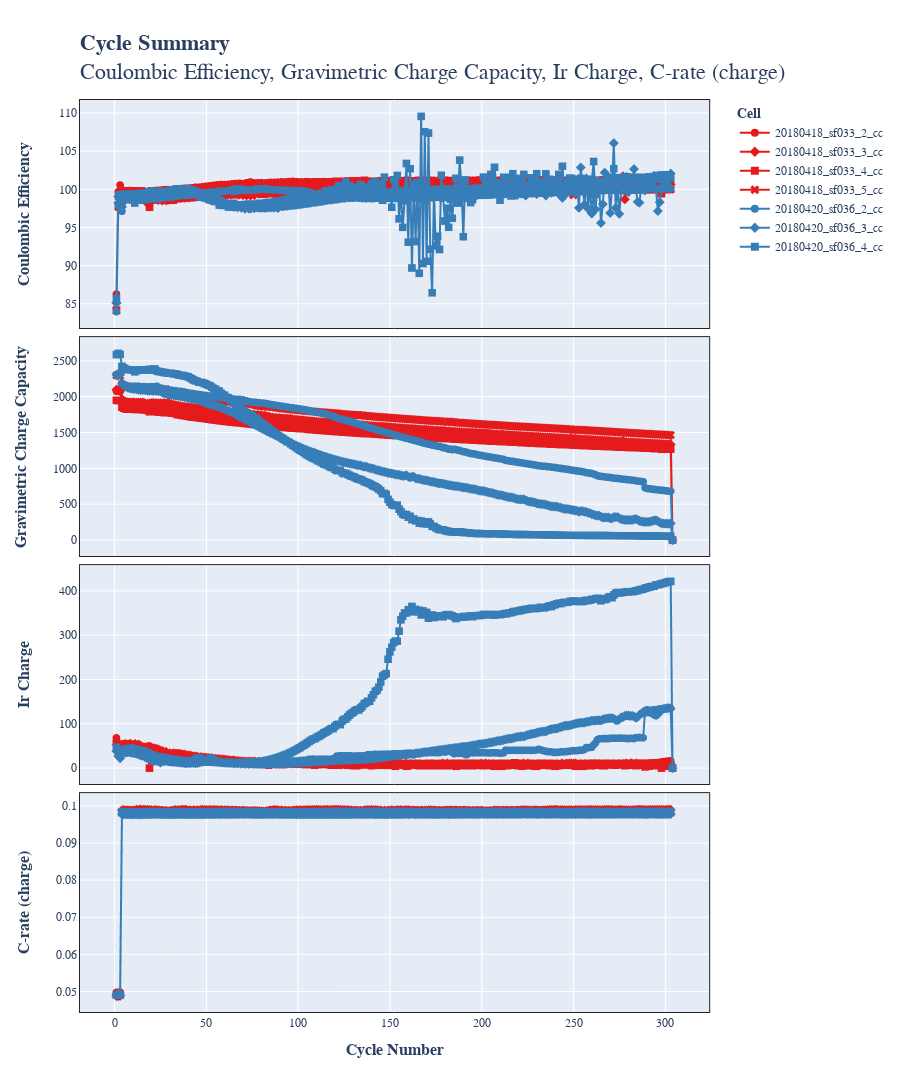

Source (notebook cell):
### Markdown cell above
To get a visual overview over all cells in your cellpy batch object, we can use the convenient `b.plot()` function. This plots the charge capacity, coulombic efficiency and resistance vs. cycle number. Setting `rate=True` adds a plot of C-rates.

### Code cell
b.plot(rate=True)

### Figure 1 — Plotly figure (JSON) as saved in the notebook; plotly's stock layout.template omitted (floating-point values rounded to 4 significant figures; data arrays with more than 128 entries replaced by an {"elided": "..."} marker saying what was removed)
{"data": [{"hovertemplate": "20180418_sf033_2_cc<br>Group=1<br>Sub-group=1<br>Variable=coulombic_efficiency<br>Cycle number=%{x}<br>Value=%{y}<extra></extra>", "legendgroup": "1", "line": {"color": "rgb(228,26,28)", "dash": "solid"}, "marker": {"size": 8, "symbol": "circle"}, "mode": "lines+markers", "name": "20180418_sf033_2_cc", "showlegend": true, "type": "scattergl", "x": {"elided": "304 int values"}, "xaxis": "x4", "y": {"elided": "304 float values"}, "yaxis": "y4"}, {"hovertemplate": "20180418_sf033_2_cc<br>Group=1<br>Sub-group=1<br>Variable=charge_capacity_gravimetric<br>Cycle number=%{x}<br>Value=%{y}<extra></extra>", "legendgroup": "1", "line": {"color": "rgb(228,26,28)", "dash": "solid"}, "marker": {"size": 8, "symbol": "circle"}, "mode": "lines+markers", "name": "20180418_sf033_2_cc", "showlegend": false, "type": "scattergl", "x": {"elided": "304 int values"}, "xaxis": "x3", "y": {"elided": "304 float values"}, "yaxis": "y3"}, {"hovertemplate": "20180418_sf033_2_cc<br>Group=1<br>Sub-group=1<br>Variable=ir_charge<br>Cycle number=%{x}<br>Value=%{y}<extra></extra>", "legendgroup": "1", "line": {"color": "rgb(228,26,28)", "dash": "solid"}, "marker": {"size": 8, "symbol": "circle"}, "mode": "lines+markers", "name": "20180418_sf033_2_cc", "showlegend": false, "type": "scattergl", "x": {"elided": "304 int values"}, "xaxis": "x2", "y": {"elided": "304 float values"}, "yaxis": "y2"}, {"hovertemplate": "20180418_sf033_2_cc<br>Group=1<br>Sub-group=1<br>Variable=charge_c_rate<br>Cycle number=%{x}<br>Value=%{y}<extra></extra>", "legendgroup": "1", "line": {"color": "rgb(228,26,28)", "dash": "solid"}, "marker": {"size": 8, "symbol": "circle"}, "mode": "lines+markers", "name": "20180418_sf033_2_cc", "showlegend": false, "type": "scattergl", "x": {"elided": "304 int values"}, "xaxis": "x", "y": {"elided": "304 float values"}, "yaxis": "y"}, {"hovertemplate": "20180418_sf033_3_cc<br>Group=1<br>Sub-group=2<br>Variable=coulombic_efficiency<br>Cycle number=%{x}<br>Value=%{y}<extra></extra>", "legendgroup": "1", "line": {"color": "rgb(228,26,28)", "dash": "solid"}, "marker": {"size": 8, "symbol": "diamond"}, "mode": "lines+markers", "name": "20180418_sf033_3_cc", "showlegend": true, "type": "scattergl", "x": {"elided": "304 int values"}, "xaxis": "x4", "y": {"elided": "304 float values"}, "yaxis": "y4"}, {"hovertemplate": "20180418_sf033_3_cc<br>Group=1<br>Sub-group=2<br>Variable=charge_capacity_gravimetric<br>Cycle number=%{x}<br>Value=%{y}<extra></extra>", "legendgroup": "1", "line": {"color": "rgb(228,26,28)", "dash": "solid"}, "marker": {"size": 8, "symbol": "diamond"}, "mode": "lines+markers", "name": "20180418_sf033_3_cc", "showlegend": false, "type": "scattergl", "x": {"elided": "304 int values"}, "xaxis": "x3", "y": {"elided": "304 float values"}, "yaxis": "y3"}, {"hovertemplate": "20180418_sf033_3_cc<br>Group=1<br>Sub-group=2<br>Variable=ir_charge<br>Cycle number=%{x}<br>Value=%{y}<extra></extra>", "legendgroup": "1", "line": {"color": "rgb(228,26,28)", "dash": "solid"}, "marker": {"size": 8, "symbol": "diamond"}, "mode": "lines+markers", "name": "20180418_sf033_3_cc", "showlegend": false, "type": "scattergl", "x": {"elided": "304 int values"}, "xaxis": "x2", "y": {"elided": "304 float values"}, "yaxis": "y2"}, {"hovertemplate": "20180418_sf033_3_cc<br>Group=1<br>Sub-group=2<br>Variable=charge_c_rate<br>Cycle number=%{x}<br>Value=%{y}<extra></extra>", "legendgroup": "1", "line": {"color": "rgb(228,26,28)", "dash": "solid"}, "marker": {"size": 8, "symbol": "diamond"}, "mode": "lines+markers", "name": "20180418_sf033_3_cc", "showlegend": false, "type": "scattergl", "x": {"elided": "304 int values"}, "xaxis": "x", "y": {"elided": "304 float values"}, "yaxis": "y"}, {"hovertemplate": "20180418_sf033_4_cc<br>Group=1<br>Sub-group=3<br>Variable=coulombic_efficiency<br>Cycle number=%{x}<br>Value=%{y}<extra></extra>", "legendgroup": "1", "line": {"color": "rgb(228,26,28)", "dash": "solid"}, "marker": {"size": 8, "symbol": "square"}, "mode": "lines+markers", "name": "20180418_sf033_4_cc", "showlegend": true, "type": "scattergl", "x": {"elided": "304 int values"}, "xaxis": "x4", "y": {"elided": "304 float values"}, "yaxis": "y4"}, {"hovertemplate": "20180418_sf033_4_cc<br>Group=1<br>Sub-group=3<br>Variable=charge_capacity_gravimetric<br>Cycle number=%{x}<br>Value=%{y}<extra></extra>", "legendgroup": "1", "line": {"color": "rgb(228,26,28)", "dash": "solid"}, "marker": {"size": 8, "symbol": "square"}, "mode": "lines+markers", "name": "20180418_sf033_4_cc", "showlegend": false, "type": "scattergl", "x": {"elided": "304 int values"}, "xaxis": "x3", "y": {"elided": "304 float values"}, "yaxis": "y3"}, {"hovertemplate": "20180418_sf033_4_cc<br>Group=1<br>Sub-group=3<br>Variable=ir_charge<br>Cycle number=%{x}<br>Value=%{y}<extra></extra>", "legendgroup": "1", "line": {"color": "rgb(228,26,28)", "dash": "solid"}, "marker": {"size": 8, "symbol": "square"}, "mode": "lines+markers", "name": "20180418_sf033_4_cc", "showlegend": false, "type": "scattergl", "x": {"elided": "304 int values"}, "xaxis": "x2", "y": {"elided": "304 float values"}, "yaxis": "y2"}, {"hovertemplate": "20180418_sf033_4_cc<br>Group=1<br>Sub-group=3<br>Variable=charge_c_rate<br>Cycle number=%{x}<br>Value=%{y}<extra></extra>", "legendgroup": "1", "line": {"color": "rgb(228,26,28)", "dash": "solid"}, "marker": {"size": 8, "symbol": "square"}, "mode": "lines+markers", "name": "20180418_sf033_4_cc", "showlegend": false, "type": "scattergl", "x": {"elided": "304 int values"}, "xaxis": "x", "y": {"elided": "304 float values"}, "yaxis": "y"}, {"hovertemplate": "20180418_sf033_5_cc<br>Group=1<br>Sub-group=4<br>Variable=coulombic_efficiency<br>Cycle number=%{x}<br>Value=%{y}<extra></extra>", "legendgroup": "1", "line": {"color": "rgb(228,26,28)", "dash": "solid"}, "marker": {"size": 8, "symbol": "x"}, "mode": "lines+markers", "name": "20180418_sf033_5_cc", "showlegend": true, "type": "scattergl", "x": {"elided": "304 int values"}, "xaxis": "x4", "y": {"elided": "304 float values"}, "yaxis": "y4"}, {"hovertemplate": "20180418_sf033_5_cc<br>Group=1<br>Sub-group=4<br>Variable=charge_capacity_gravimetric<br>Cycle number=%{x}<br>Value=%{y}<extra></extra>", "legendgroup": "1", "line": {"color": "rgb(228,26,28)", "dash": "solid"}, "marker": {"size": 8, "symbol": "x"}, "mode": "lines+markers", "name": "20180418_sf033_5_cc", "showlegend": false, "type": "scattergl", "x": {"elided": "304 int values"}, "xaxis": "x3", "y": {"elided": "304 float values"}, "yaxis": "y3"}, {"hovertemplate": "20180418_sf033_5_cc<br>Group=1<br>Sub-group=4<br>Variable=ir_charge<br>Cycle number=%{x}<br>Value=%{y}<extra></extra>", "legendgroup": "1", "line": {"color": "rgb(228,26,28)", "dash": "solid"}, "marker": {"size": 8, "symbol": "x"}, "mode": "lines+markers", "name": "20180418_sf033_5_cc", "showlegend": false, "type": "scattergl", "x": {"elided": "304 int values"}, "xaxis": "x2", "y": {"elided": "304 float values"}, "yaxis": "y2"}, {"hovertemplate": "20180418_sf033_5_cc<br>Group=1<br>Sub-group=4<br>Variable=charge_c_rate<br>Cycle number=%{x}<br>Value=%{y}<extra></extra>", "legendgroup": "1", "line": {"color": "rgb(228,26,28)", "dash": "solid"}, "marker": {"size": 8, "symbol": "x"}, "mode": "lines+markers", "name": "20180418_sf033_5_cc", "showlegend": false, "type": "scattergl", "x": {"elided": "304 int values"}, "xaxis": "x", "y": {"elided": "304 float values"}, "yaxis": "y"}, {"hovertemplate": "20180420_sf036_2_cc<br>Group=2<br>Sub-group=1<br>Variable=coulombic_efficiency<br>Cycle number=%{x}<br>Value=%{y}<extra></extra>", "legendgroup": "2", "line": {"color": "rgb(55,126,184)", "dash": "solid"}, "marker": {"size": 8, "symbol": "circle"}, "mode": "lines+markers", "name": "20180420_sf036_2_cc", "showlegend": true, "type": "scattergl", "x": {"elided": "304 int values"}, "xaxis": "x4", "y": {"elided": "304 float values"}, "yaxis": "y4"}, {"hovertemplate": "20180420_sf036_2_cc<br>Group=2<br>Sub-group=1<br>Variable=charge_capacity_gravimetric<br>Cycle number=%{x}<br>Value=%{y}<extra></extra>", "legendgroup": "2", "line": {"color": "rgb(55,126,184)", "dash": "solid"}, "marker": {"size": 8, "symbol": "circle"}, "mode": "lines+markers", "name": "20180420_sf036_2_cc", "showlegend": false, "type": "scattergl", "x": {"elided": "304 int values"}, "xaxis": "x3", "y": {"elided": "304 float values"}, "yaxis": "y3"}, {"hovertemplate": "20180420_sf036_2_cc<br>Group=2<br>Sub-group=1<br>Variable=ir_charge<br>Cycle number=%{x}<br>Value=%{y}<extra></extra>", "legendgroup": "2", "line": {"color": "rgb(55,126,184)", "dash": "solid"}, "marker": {"size": 8, "symbol": "circle"}, "mode": "lines+markers", "name": "20180420_sf036_2_cc", "showlegend": false, "type": "scattergl", "x": {"elided": "304 int values"}, "xaxis": "x2", "y": {"elided": "304 float values"}, "yaxis": "y2"}, {"hovertemplate": "20180420_sf036_2_cc<br>Group=2<br>Sub-group=1<br>Variable=charge_c_rate<br>Cycle number=%{x}<br>Value=%{y}<extra></extra>", "legendgroup": "2", "line": {"color": "rgb(55,126,184)", "dash": "solid"}, "marker": {"size": 8, "symbol": "circle"}, "mode": "lines+markers", "name": "20180420_sf036_2_cc", "showlegend": false, "type": "scattergl", "x": {"elided": "304 int values"}, "xaxis": "x", "y": {"elided": "304 float values"}, "yaxis": "y"}, {"hovertemplate": "20180420_sf036_3_cc<br>Group=2<br>Sub-group=2<br>Variable=coulombic_efficiency<br>Cycle number=%{x}<br>Value=%{y}<extra></extra>", "legendgroup": "2", "line": {"color": "rgb(55,126,184)", "dash": "solid"}, "marker": {"size": 8, "symbol": "diamond"}, "mode": "lines+markers", "name": "20180420_sf036_3_cc", "showlegend": true, "type": "scattergl", "x": {"elided": "304 int values"}, "xaxis": "x4", "y": {"elided": "304 float values"}, "yaxis": "y4"}, {"hovertemplate": "20180420_sf036_3_cc<br>Group=2<br>Sub-group=2<br>Variable=charge_capacity_gravimetric<br>Cycle number=%{x}<br>Value=%{y}<extra></extra>", "legendgroup": "2", "line": {"color": "rgb(55,126,184)", "dash": "solid"}, "marker": {"size": 8, "symbol": "diamond"}, "mode": "lines+markers", "name": "20180420_sf036_3_cc", "showlegend": false, "type": "scattergl", "x": {"elided": "304 int values"}, "xaxis": "x3", "y": {"elided": "304 float values"}, "yaxis": "y3"}, {"hovertemplate": "20180420_sf036_3_cc<br>Group=2<br>Sub-group=2<br>Variable=ir_charge<br>Cycle number=%{x}<br>Value=%{y}<extra></extra>", "legendgroup": "2", "line": {"color": "rgb(55,126,184)", "dash": "solid"}, "marker": {"size": 8, "symbol": "diamond"}, "mode": "lines+markers", "name": "20180420_sf036_3_cc", "showlegend": false, "type": "scattergl", "x": {"elided": "304 int values"}, "xaxis": "x2", "y": {"elided": "304 float values"}, "yaxis": "y2"}, {"hovertemplate": "20180420_sf036_3_cc<br>Group=2<br>Sub-group=2<br>Variable=charge_c_rate<br>Cycle number=%{x}<br>Value=%{y}<extra></extra>", "legendgroup": "2", "line": {"color": "rgb(55,126,184)", "dash": "solid"}, "marker": {"size": 8, "symbol": "diamond"}, "mode": "lines+markers", "name": "20180420_sf036_3_cc", "showlegend": false, "type": "scattergl", "x": {"elided": "304 int values"}, "xaxis": "x", "y": {"elided": "304 float values"}, "yaxis": "y"}, {"hovertemplate": "20180420_sf036_4_cc<br>Group=2<br>Sub-group=3<br>Variable=coulombic_efficiency<br>Cycle number=%{x}<br>Value=%{y}<extra></extra>", "legendgroup": "2", "line": {"color": "rgb(55,126,184)", "dash": "solid"}, "marker": {"size": 8, "symbol": "square"}, "mode": "lines+markers", "name": "20180420_sf036_4_cc", "showlegend": true, "type": "scattergl", "x": {"elided": "304 int values"}, "xaxis": "x4", "y": {"elided": "304 float values"}, "yaxis": "y4"}, {"hovertemplate": "20180420_sf036_4_cc<br>Group=2<br>Sub-group=3<br>Variable=charge_capacity_gravimetric<br>Cycle number=%{x}<br>Value=%{y}<extra></extra>", "legendgroup": "2", "line": {"color": "rgb(55,126,184)", "dash": "solid"}, "marker": {"size": 8, "symbol": "square"}, "mode": "lines+markers", "name": "20180420_sf036_4_cc", "showlegend": false, "type": "scattergl", "x": {"elided": "304 int values"}, "xaxis": "x3", "y": {"elided": "304 float values"}, "yaxis": "y3"}, {"hovertemplate": "20180420_sf036_4_cc<br>Group=2<br>Sub-group=3<br>Variable=ir_charge<br>Cycle number=%{x}<br>Value=%{y}<extra></extra>", "legendgroup": "2", "line": {"color": "rgb(55,126,184)", "dash": "solid"}, "marker": {"size": 8, "symbol": "square"}, "mode": "lines+markers", "name": "20180420_sf036_4_cc", "showlegend": false, "type": "scattergl", "x": {"elided": "304 int values"}, "xaxis": "x2", "y": {"elided": "304 float values"}, "yaxis": "y2"}, {"hovertemplate": "20180420_sf036_4_cc<br>Group=2<br>Sub-group=3<br>Variable=charge_c_rate<br>Cycle number=%{x}<br>Value=%{y}<extra></extra>", "legendgroup": "2", "line": {"color": "rgb(55,126,184)", "dash": "solid"}, "marker": {"size": 8, "symbol": "square"}, "mode": "lines+markers", "name": "20180420_sf036_4_cc", "showlegend": false, "type": "scattergl", "x": {"elided": "304 int values"}, "xaxis": "x", "y": {"elided": "304 float values"}, "yaxis": "y"}], "layout": {"annotations": [{"font": {}, "showarrow": false, "text": "", "textangle": 90, "x": 0.98, "xanchor": "left", "xref": "paper", "y": 0.1138, "yanchor": "middle", "yref": "paper"}, {"font": {}, "showarrow": false, "text": "", "textangle": 90, "x": 0.98, "xanchor": "left", "xref": "paper", "y": 0.3712, "yanchor": "middle", "yref": "paper"}, {"font": {}, "showarrow": false, "text": "", "textangle": 90, "x": 0.98, "xanchor": "left", "xref": "paper", "y": 0.6288, "yanchor": "middle", "yref": "paper"}, {"font": {}, "showarrow": false, "text": "", "textangle": 90, "x": 0.98, "xanchor": "left", "xref": "paper", "y": 0.8862, "yanchor": "middle", "yref": "paper"}], "height": 1200, "legend": {"orientation": "v", "title": {"text": "<b>Cell</b>"}, "tracegroupgap": 0}, "showlegend": true, "title": {"text": "<b>Cycle Summary</b><br>Coulombic Efficiency, Gravimetric Charge Capacity, Ir Charge, C-rate (charge)"}, "xaxis": {"anchor": "y", "domain": [0, 0.98], "title": {"text": "<b>Cycle Number</b>"}}, "xaxis2": {"anchor": "y2", "domain": [0, 0.98], "matches": "x", "showticklabels": false}, "xaxis3": {"anchor": "y3", "domain": [0, 0.98], "matches": "x", "showticklabels": false}, "xaxis4": {"anchor": "y4", "domain": [0, 0.98], "matches": "x", "showticklabels": false}, "yaxis": {"anchor": "x", "autorange": true, "domain": [0, 0.24], "title": {"text": "<b>C-rate (charge)</b>"}}, "yaxis2": {"anchor": "x2", "autorange": true, "domain": [0.25, 0.49], "title": {"text": "<b>Ir Charge</b>"}}, "yaxis3": {"anchor": "x3", "autorange": true, "domain": [0.5, 0.74], "title": {"text": "<b>Gravimetric Charge Capacity</b>"}}, "yaxis4": {"anchor": "x4", "autorange": true, "domain": [0.75, 1], "title": {"text": "<b>Coulombic Efficiency</b>"}}}}
